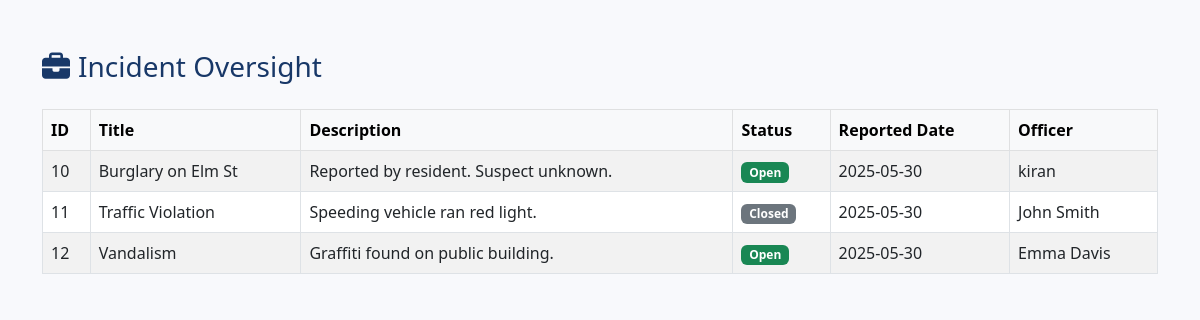
Screenshot of /incident_oversight.php (signed in) with the database file from the repository.
### tables this page shows
CREATE TABLE `incidents` (
  `id` int(11) NOT NULL,
  `title` varchar(255) NOT NULL,
  `description` text DEFAULT NULL,
  `status` enum('open','closed') DEFAULT 'open',
  `reported_date` timestamp NOT NULL DEFAULT current_timestamp(),
  `officer_id` int(11) DEFAULT NULL
);

CREATE TABLE `officers` (
  `officer_id` int(11) NOT NULL,
  `full_name` varchar(100) NOT NULL,
  `rank` varchar(50) DEFAULT NULL,
  `badge_number` varchar(30) DEFAULT NULL,
  `contact_number` varchar(20) DEFAULT NULL,
  `email` varchar(100) DEFAULT NULL,
  `photo` varchar(255) DEFAULT NULL,
  `station` varchar(100) DEFAULT NULL,
  `date_joined` date DEFAULT NULL,
  `status` enum('active','inactive') DEFAULT 'active'
);

### incident_oversight.php (the view, shortened to what this page needs)
<?php
$conn = getDbConnection();
$stmt = $conn->prepare("
    SELECT
        i.id, i.title, i.description, i.status, i.reported_date,
        o.full_name AS officer_name
    FROM
        incidents i
    LEFT JOIN
        officers o ON i.officer_id = o.officer_id
    ORDER BY
        i.reported_date DESC
");
$stmt->execute();
$result = $stmt->get_result();
?>
<!DOCTYPE html>
<html lang="en">
<head>
  <link href="https://cdn.jsdelivr.net/npm/bootstrap@5.3.0/dist/css/bootstrap.min.css" rel="stylesheet">
  <link rel="stylesheet" href="https://cdnjs.cloudflare.com/ajax/libs/font-awesome/6.4.0/css/all.min.css">
</head>
<body>
<div class="container">
  <h3><i class="fas fa-briefcase me-2"></i>Incident Oversight</h3>
  <?php if ($result->num_rows > 0): ?>
    <div class="table-responsive">
      <table class="table table-bordered table-striped align-middle">
        <thead class="table-light">
          <tr>
            <th>ID</th>
            <th>Title</th>
            <th>Description</th>
            <th>Status</th>
            <th>Reported Date</th>
            <th>Officer</th>
          </tr>
        </thead>
        <tbody>
          <?php while ($row = $result->fetch_assoc()): ?>
            <tr>
              <td><?= htmlspecialchars($row['id']) ?></td>
              <td><?= htmlspecialchars($row['title']) ?></td>
              <td><?= htmlspecialchars($row['description']) ?></td>
              <td>
                <span class="badge
                  <?= $row['status'] === 'open' ? 'bg-success' : ($row['status'] === 'closed' ? 'bg-secondary' : 'bg-warning text-dark') ?>">
                  <?= ucfirst($row['status']) ?>
                </span>
              </td>
              <td><?= date('Y-m-d', strtotime($row['reported_date'])) ?></td>
              <td><?= htmlspecialchars($row['officer_name'] ?? 'Unknown') ?></td>
            </tr>
          <?php endwhile; ?>
        </tbody>
      </table>
    </div>
  <?php else: ?>
    <div class="alert alert-warning">No incident records found.</div>
  <?php endif; ?>
</div>
</body>
</html>

### incident_oversight.php (style rules this page uses)
body { background: #f8f9fc; font-family: 'Segoe UI', sans-serif; }
.container { margin-top: 50px; }
table th, table td { vertical-align: middle; }
h3 { margin-bottom: 25px; color: #183868; }

### rows the page displays
incidents: id "10", title "Burglary on Elm St", description "Reported by resident. Suspect unknown.", status "Open", reported_date "2025-05-30", officer.full_name "kiran"
incidents: id "11", title "Traffic Violation", description "Speeding vehicle ran red light.", status "Closed", reported_date "2025-05-30", officer.full_name "John Smith"
incidents: id "12", title "Vandalism", description "Graffiti found on public building.", status "Open", reported_date "2025-05-30", officer.full_name "Emma Davis"
